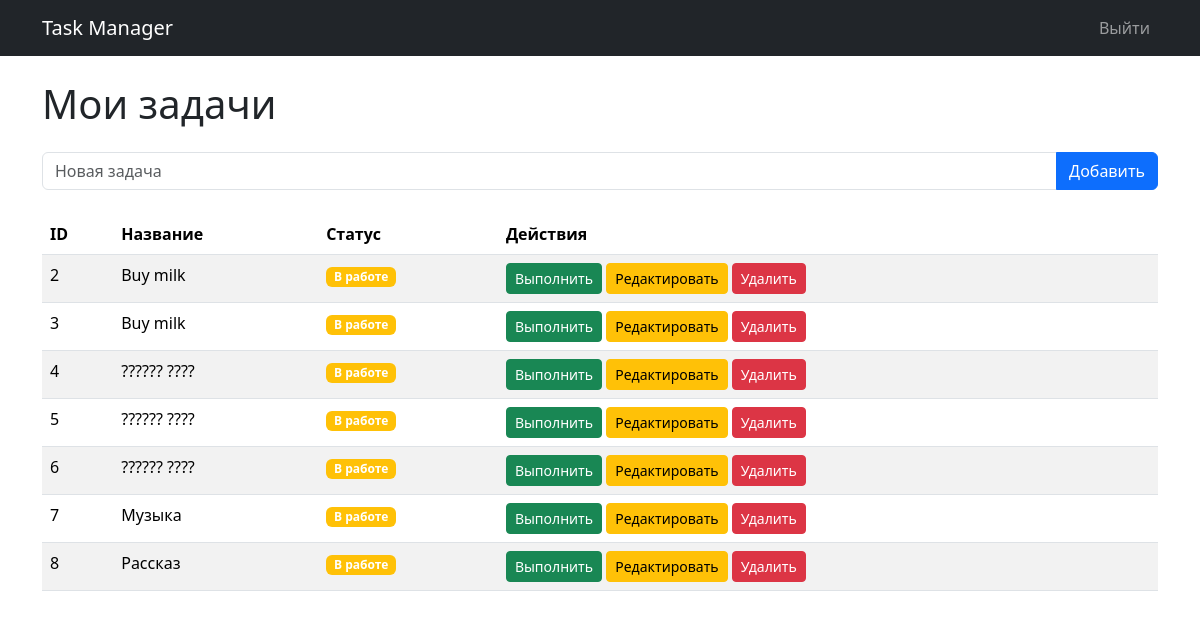
The page /tasks (signed in) on the database as committed earlier.
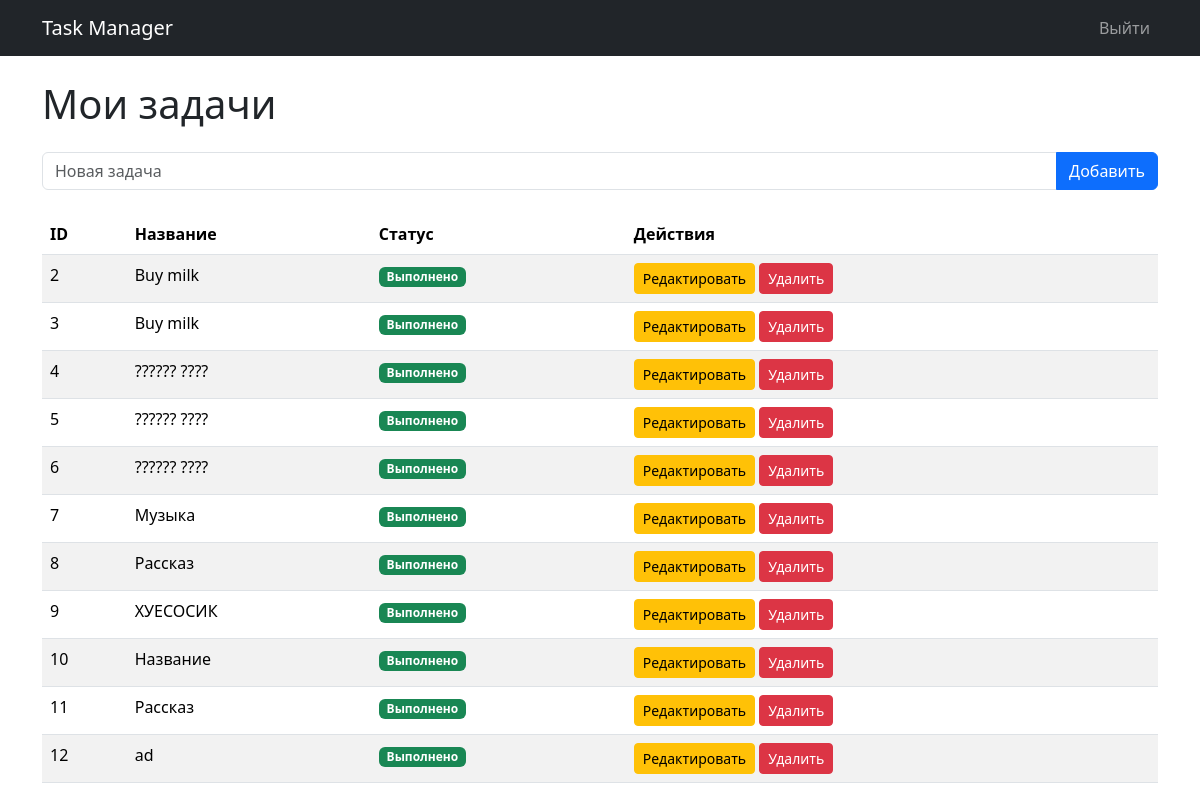
The same page on the database as committed later.
### tables this page shows
CREATE TABLE tasks 
                     (id INTEGER PRIMARY KEY AUTOINCREMENT, title TEXT, status TEXT);

### main.py (the view, shortened to what this page needs)
@app.route('/tasks', methods=['GET', 'POST'])
def tasks():
    redirect_if_needed = require_login()
    if redirect_if_needed:
        return redirect_if_needed
    tasks_list = get_all_tasks()
    return render_template('tasks.html', tasks=tasks_list)

### main.py (called while the page is built)
@contextmanager
def get_db_connection():
    conn = sqlite3.connect(DATABASE)
    try:
        yield conn
    finally:
        conn.close()

def get_all_tasks():
    with get_db_connection() as conn:
        c = conn.cursor()
        c.execute('SELECT * FROM tasks')
        return [{'id': row[0], 'title': row[1], 'status': row[2]} for row in c.fetchall()]

def require_login():
    if 'logged_in' not in session or not session['logged_in']:
        return redirect('/login')
    return None

### templates/tasks.html (shortened to what this page needs)
<!DOCTYPE html>
<html lang="en">
<head>
    <link href="https://cdn.jsdelivr.net/npm/bootstrap@5.3.3/dist/css/bootstrap.min.css" rel="stylesheet">
</head>
<body>
    <nav class="navbar navbar-expand-lg navbar-dark bg-dark">
        <div class="container">
            <a class="navbar-brand" href="/tasks">Task Manager</a>
            <div class="navbar-nav ms-auto">
                <a class="nav-link" href="/logout">Выйти</a>
            </div>
        </div>
    </nav>
    <div class="container mt-4">
        <h1 class="mb-4">Мои задачи</h1>
        <form method="POST" class="mb-4">
            <div class="input-group">
                <input type="text" name="title" class="form-control" placeholder="Новая задача" required>
                <button type="submit" class="btn btn-primary">Добавить</button>
            </div>
        </form>
        <table class="table table-striped">
            <thead>
                <tr>
                    <th>ID</th>
                    <th>Название</th>
                    <th>Статус</th>
                    <th>Действия</th>
                </tr>
            </thead>
            <tbody>
                {% for task in tasks %}
                    <tr>
                        <td>{{ task.id }}</td>
                        <td>{{ task.title }}</td>
                        <td>
                            {% if task.status == 'done' %}
                                <span class="badge bg-success">Выполнено</span>
                            {% else %}
                                <span class="badge bg-warning">В работе</span>
                            {% endif %}
                        </td>
                        <td>
                            {% if task.status != 'done' %}
                                <form action="/tasks/{{ task.id }}/done" method="POST" class="d-inline">
                                    <button type="submit" class="btn btn-sm btn-success">Выполнить</button>
                                </form>
                            {% endif %}
                            <a href="/tasks/{{ task.id }}/edit" class="btn btn-sm btn-warning">Редактировать</a>
                            <form action="/tasks/{{ task.id }}/delete" method="POST" class="d-inline">
                                <button type="submit" class="btn btn-sm btn-danger" onclick="return confirm('Удалить задачу?');">Удалить</button>
                            </form>
                        </td>
                    </tr>
                {% endfor %}
            </tbody>
        </table>
    </div>
</body>
</html>

Rows that differ between the two databases and show on the page:
changed tasks id 2: status "В работе Выполнить" → "Выполнено"
changed tasks id 3: status "В работе Выполнить" → "Выполнено"
changed tasks id 4: status "В работе Выполнить" → "Выполнено"
changed tasks id 5: status "В работе Выполнить" → "Выполнено"
changed tasks id 6: status "В работе Выполнить" → "Выполнено"
changed tasks "Музыка": status "В работе Выполнить" → "Выполнено"
changed tasks id 8: status "В работе Выполнить" → "Выполнено"
added tasks: id "9", title "ХУЕСОСИК", status "Выполнено"
added tasks: id "10", title "Название", status "Выполнено"
added tasks: id "11", title "Рассказ", status "Выполнено"
added tasks: id "12", title "ad", status "Выполнено"
